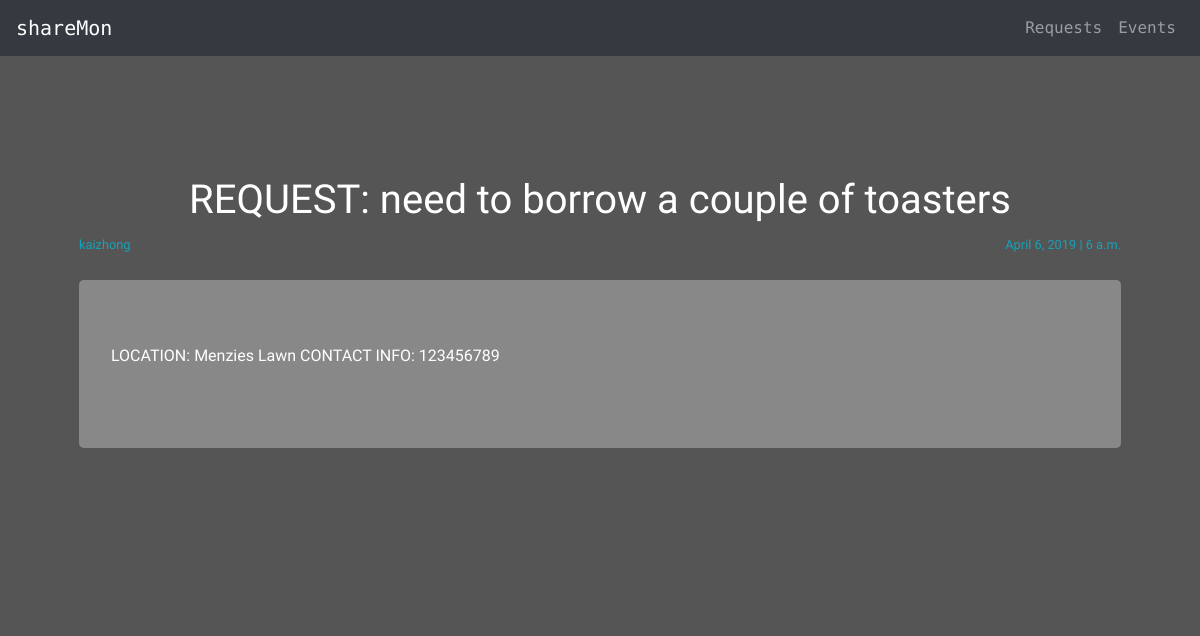
/post/toasters/, run on the app's committed database.
### requests/models.py (models this page shows, shortened)
class Post(models.Model):
    title = models.CharField(max_length=100)
    body = models.TextField()
    date = models.DateField()
    slug = models.SlugField()
    author = models.ForeignKey(User, on_delete=models.CASCADE, null=True)
    time = models.TimeField()
    reward = models.CharField(max_length=100, default = 'REWARD: $5')
    location = models.CharField(max_length=100, default = 'Menzies')
    cover = models.ImageField(upload_to='images/', default= 'images/garden-locations-map.jpg')
    RESOLVED = 1
    PENDING = 2
    STATUS_CHOICES = (
        (RESOLVED, 'resolved'),
        (PENDING, 'pending')
    )
    status = models.IntegerField(choices=STATUS_CHOICES, default=PENDING)

### requests/views.py (the view)
# urls.py: path("<slug>/", views.post_detail, name="detail"),
def post_detail(request, slug):
    post = models.Post.objects.get(slug = slug)
    return render(request, 'html/request_details.html', {'post': post})

### requests/templates/html/request_details.html (shortened to what this page needs)
<!DOCTYPE html>
<html lang="en">
<head>
  <link rel="stylesheet" type="text/css" href="/static/request_details.css" />
  <link rel="stylesheet" type="text/css" href="/static/navbar.css" />
  <link rel="stylesheet" href="https://stackpath.bootstrapcdn.com/bootstrap/4.3.1/css/bootstrap.min.css">
</head>
<body class="pt-5">
<nav class="navbar navbar-style navbar-dark navbar-expand-md bg-dark fixed-top justify-content-center">
	<a href="{% url 'list' %}" class="navbar-brand d-flex w-50 mr-auto">shareMon</a>
	<div class="collapse navbar-collapse w-100" id="collapsingNavbar3">
		<ul class="nav navbar-nav ml-auto w-100 justify-content-end">
			<li class="nav-item">
				<a class="nav-link" href="{% url 'list' %}">Requests</a>
			</li>
			<li class="nav-item">
				<a class="nav-link" href="{% url 'event_list' %}">Events</a>
			</li>
		</ul>
	</div>
</nav>
<div class="request_details-container">
        <h1>{{post.title}}</h1>
        <div class="request_details-content">
            <div class="container">
                <p class = "left-content"><small class="text-info">{{post.author}}</small></p>
                <p class = "right-content"><small class="text-info">{{post.date}} | {{post.time}}</small></p>
                    <br/>
                    <br/>
                    <div class="jumbotron">
                        <blockquote>
                            <p>{{post.body}}</p>
                        </blockquote>
                    </div>
            </div>
        </div>
</div>
</body>
</html>

### assets/request_details.css (style rules this page uses)
body { background-color: #555 !important; }
.request_details-container { background-color: #555; color: white; font-family: 'Ubuntu', sans-serif; padding: 128px 64px; text-align: center; }
.request_details-content { text-align: left; }
.left-content { float: left; }
.right-content { float: right; }
.request_details-content .jumbotron { background-color: #888 !important; }

### assets/navbar.css (style rules this page uses)
body { overflow-wrap: break-word; }
.navbar-style { font-family: 'Ubuntu Mono', monospace; }

### data on the page
Post: title "REQUEST: need to borrow a couple of toasters", author "kaizhong", date "April 6, 2019", time "6 a.m.", body "LOCATION: Menzies Lawn CONTACT INFO: 123456789"
